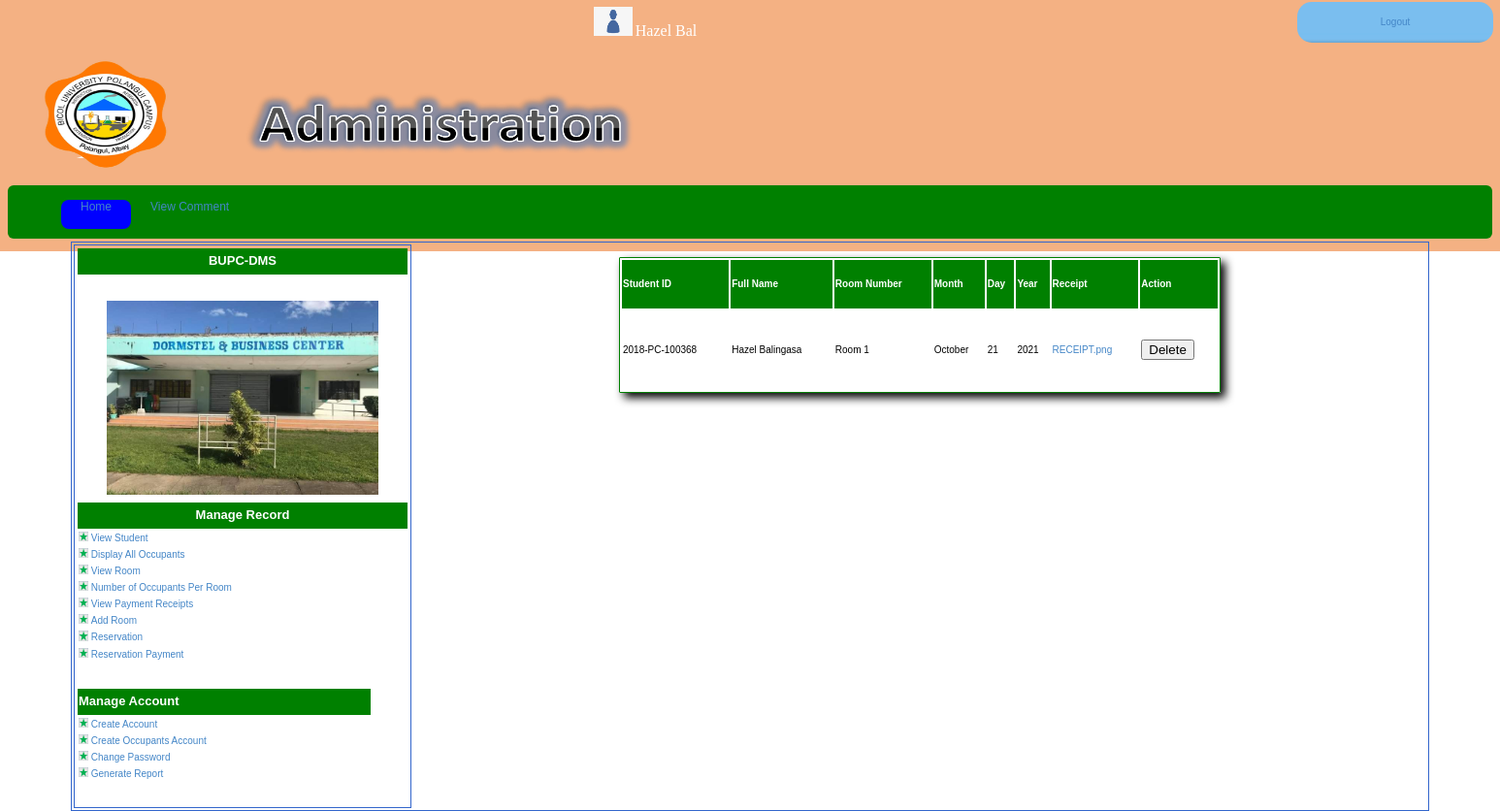
Screenshot of /payment.php (signed in) with the database file from the repository.
### tables this page shows
CREATE TABLE `users` (
  `FNAME` varchar(30) DEFAULT NULL,
  `mNAME` varchar(30) DEFAULT NULL,
  `lname` varchar(30) DEFAULT NULL,
  `user_id` varchar(15) NOT NULL DEFAULT '',
  `sex` varchar(8) DEFAULT NULL,
  `phone_no` varchar(25) DEFAULT NULL,
  `username` varchar(20) DEFAULT NULL,
  `password` varchar(20) DEFAULT NULL,
  `confirmpassword` varchar(15) NOT NULL,
  `status` int(11) NOT NULL
);

CREATE TABLE `payment` (
  `user_id` int(11) NOT NULL,
  `stud_id` varchar(50) NOT NULL,
  `fullname` varchar(50) NOT NULL,
  `room_no` varchar(50) NOT NULL,
  `month` varchar(50) NOT NULL,
  `day` varchar(11) NOT NULL,
  `year` varchar(50) NOT NULL,
  `receipt` varchar(50) NOT NULL
);

### payment.php (the view, shortened to what this page needs)
<?php
	include("connection.php");
 ?>
<?php
$user_id=$_SESSION['user_id'];
$result=mysqli_query($conn,"select * from users where user_id='$user_id'")or die(mysql_error);
$row=mysqli_fetch_array($result);
$FirstName=$row['FNAME'];
$lname=$row['lname'];
?>
<!DOCTYPE html>
<html>
<head>
<link href="adminstyle.css" rel="stylesheet" type="text/css" media="screen" />
<link href="aa.css" rel="stylesheet" type="text/css" media="screen" />
<body>
<table  border="0" align="center" width="750px">
<tr>
<td width="600px"></td>
<td><?php
echo '<img src="img/people.png" width="40px" height="30px">&nbsp;'.'<font face="times new roman" color="white" size="3">'.$FirstName."&nbsp;".$lname." ".'</font>';?></td>
<td id="logoutlink" align="center"><a href="logout.php" id="log">Logout</a></td>
</tr>
<tr>
<td width="750px" colspan="3" height="100px">
<p><a href="admin.php"><img src="img/logo.png" align="left" width="200px" height="120px"></a>
<img src="img/admin.png" align="center" width="490px" height="120px"></p>
</td>
</tr>
<tr>
<td colspan="3">
<div id="sse2">
        <div id="sses2"  >
         <ul>
         <li><a href="admin.php">Home</a></li>
         <li><a href="viewcom.php">View Comment</a></li>
         </ul>
         </div>
    </div>
</td>
</tr>
<table align="center" id="insides" width="1400px">
<tr>
<td width="25%" height="400px" valign="top" id="insides">
<table>
<tr>
<th align="center" width="350px" height="25px" bgcolor="green"><font face="arial" color="white" size="2">BUPC-DMS</font></th>
</tr>
<tr>
<td><br><br><center><img src="slideshow/images/Dorm.jpeg" width="280px" height="200px"></center></td>
</tr>
</table>
<table>
<tr>
<th align="center" width="450px" height="25px" bgcolor="green"><font face="arial" color="white" size="2">Manage Record</font></th>
</tr>
<tr>
<td><img src="img/Picture2.png" width="10px">&nbsp;<a href="viewstudent.php">View Student</a></td>
</tr>
<tr>
<td><img src="img/Picture2.png" width="10px">&nbsp;<a href="view_occupants.php">Display All Occupants</a></td>
</tr>
<tr>
<td><img src="img/Picture2.png" width="10px">&nbsp;<a href="room_display_admin.php">View Room</a></td>
</tr>
<tr>
<td><img src="img/Picture2.png" width="10px">&nbsp;<a href="no_occupant.php">Number of Occupants Per Room</a></td>
</tr>
<tr>
<td><img src="img/Picture2.png" width="10px">&nbsp;<a href="payment.php">View Payment Receipts</a></td>
</tr>
<tr>
<td><img src="img/Picture2.png" width="10px">&nbsp;<a href="new_room_form.php">Add Room</a></td>
</tr>
<tr>
<td><img src="img/Picture2.png" width="10px">&nbsp;<a href="reserved.php">Reservation</a></td>
</tr>
<tr>
<td><img src="img/Picture2.png" width="10px">&nbsp;<a href=" reservpayment_display.php">Reservation Payment</a></td>
</tr>
</table>
<br>
<br>
<table border="0">
<tr>
<th width="300px" bgcolor="green" height="25px"><font face="arial" color="white" size="2">Manage Account</font></th>
</tr>
<tr>
<td><img src="img/Picture2.png" width="10px">&nbsp;<a href="create_acc.php">Create Account</a></td>
</tr>
<tr>
<td><img src="img/Picture2.png" width="10px">&nbsp;<a href="coa.php">Create Occupants Account</a></td>
</tr>
<tr>
<td><img src="img/Picture2.png" width="10px">&nbsp;<a href="changepassword.php">Change Password</a></td>
</tr>
<tr>
<td><img src="img/Picture2.png" width="10px">&nbsp;<a href="greporta.php">Generate Report</a></td>
</tr>
</table>
<br>
<br>
</td>
<td valign="top">
<br>
  <table align="center" style="border-radius:1px;border:1px solid green;box-shadow:5px 5px 10px black;" height="140px" width="620px">
<tr>
<th bgcolor='green'><font color='white'>Student ID</th>
<th bgcolor='green'><font color='white'>Full Name</th>
<th bgcolor='green'><font color='white'>Room Number</th>
<th bgcolor='green'><font color='white'>Month</th>
  <th bgcolor='green'><font color='white'>Day</th>
    <th bgcolor='green'><font color='white'>Year</th>
<th bgcolor='green'><font color='white'>Receipt</th>
  <th bgcolor='green'><font color='white'>Action</th>
</tr>
<?php
$sql="SELECT user_id, stud_id, fullname, room_no, month, day, year, receipt
            FROM payment;";
            $result = $conn->query($sql);
            if($result->num_rows > 0){
while($row =$result-> fetch_assoc())
  {
  echo ("<tr>");
  echo ("<td>" . $row['stud_id']. "</td>");
  echo ("<td>" . $row['fullname']. "</td>");
  echo ("<td>" . $row['room_no']. "</td>");
  echo ("<td>" . $row['month']. "</td>");
  echo ("<td>" . $row['day']. "</td>");
  echo ("<td>" . $row['year']. "</td>");
  echo ("<td> <a href='upload/" . $row['receipt']. "'download>". $row['receipt']."</a></td>");
?>
  <td>
    <form action="deletepayment.php" method="POST">
    <button name="delete" type="submit">Delete</button>
    </form>
  </td>
<?php
echo ("</tr>");
  }
            }
echo( "</table>");
?>
</td></tr></table>
</body>
</html>

### adminstyle.css (style rules this page uses)
body { margin: 0; padding: 0; background: white url(img/feln-crowd_2.PNG) repeat-x left top; position:relative; font-family:Verdana, Arial, Helvetica, sans-serif; font-size:10px; line-height:12px; text-align:justify; padding-left:0px; }
#logoutlink { background: white url(img/Menu.jpg) repeat-x left top; width:200px; height:40px; border-radius: 15px; }
#insides { border:1px solid #3366CC; }
a { text-decoration: none; color: #4486C7; }

### aa.css (style rules this page uses)
#sse2 { background-color: green; width:1500px; height: 25px; padding: 15px; border-radius: 6px; text-align:center; padding-left:-12px; }
#sses2 ul { position: relative; list-style-type: none; float:center; margin:0; }
#sses2 li { float:left; list-style-type: none; padding:0; margin:0; }
#sses2 li a { height:30px; margin: 0 20px; font: normal 12px arial; text-align: center; text-decoration: none; float: left; display: block; position: relative; z-index: 2; }

### rows the page displays
users: FNAME "Hazel", lname "Bal"
payment: stud "2018-PC-100368", fullname "Hazel Balingasa", room_no "Room 1", month "October", day "21", year "2021", receipt "RECEIPT.png"
